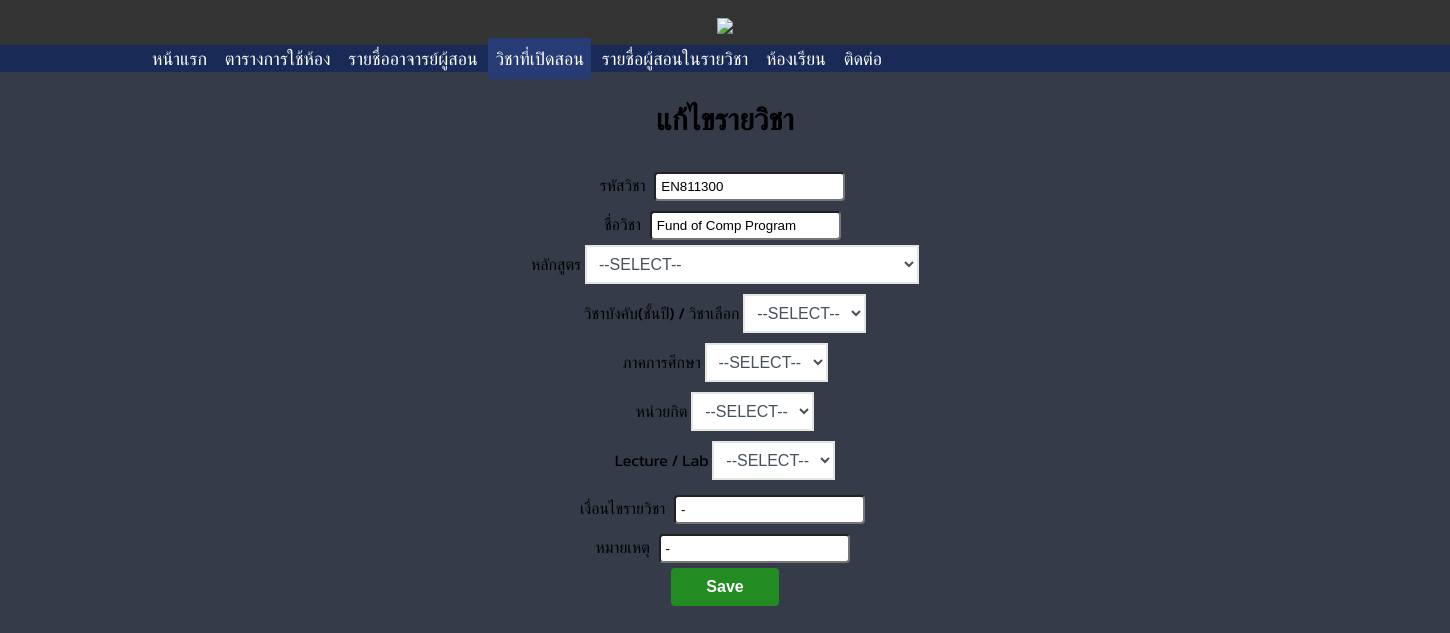
/courseEdit.php?id=4, run on the app's committed database.
### tables this page shows
CREATE TABLE `course` (
  `course_index` int(11) NOT NULL,
  `degree` varchar(50) NOT NULL,
  `course_id` varchar(10) NOT NULL,
  `course_name` varchar(50) NOT NULL,
  `course_weight` int(10) NOT NULL,
  `lec_lab` varchar(11) NOT NULL,
  `course_cond` varchar(50) NOT NULL,
  `course_option` varchar(50) NOT NULL,
  `semester` int(10) NOT NULL,
  `year_type` varchar(10) NOT NULL
);

### courseEdit.php (the view, shortened to what this page needs)
<?php
include('header.php');
?>
<div id="main-content" align='center'>
    <h2>แก้ไขรายวิชา</h2>
    <?php
    $courseID = $_GET['id'];
    $sql = "SELECT * FROM course WHERE course_index = '$courseID'";
    $result = mysqli_query($dbcon, $sql) or die("Query Unsuccessful");
    if (mysqli_num_rows($result) > 0) {
        while ($row = mysqli_fetch_assoc($result)) {
    ?>
            <form class="post-form" action="courseUpdate_P.php" method="post">
                <div class="form-group">
                    <label>รหัสวิชา</label>
                    <input type="text" name="cs_id" value="<?php echo  $row['course_id']; ?>">
                </div>
                <div class="form-group">
                    <label>ชื่อวิชา</label>
                    <input type="text" name="cs_name" value="<?php echo  $row['course_name']; ?>">
                </div>
                <div class="form-group">
                    <label>หลักสูตร</label>
                    <select name="degree">
                        <option value="" selected disabled>--Select--</option>
                    </select>
                </div>
                <div class="form-group">
                    <label>วิชาบังคับ(ชั้นปี) / วิชาเลือก</label>
                    <select name="year_type">
                        <option value="" selected disabled>--Select--</option>
                    </select>
                </div>
                <div class="form-group">
                    <label>ภาคการศึกษา</label>
                    <select name="semester">
                        <option value="" selected disabled>--Select--</option>
                    </select>
                </div>
                <div class="form-group">
                    <label>หน่วยกิต</label>
                    <select name="cs_weight">
                        <option value="" selected disabled>--Select--</option>
                    </select>
                </div>
                <div class="form-group">
                    <label>Lecture / Lab</label>
                    <select name="lec_lab">
                        <option value="" selected disabled>--Select--</option>
                    </select>
                </div>
                <div class="form-group">
                    <label>เงื่อนไขรายวิชา</label>
                    <input type="text" name="cs_cond" value="<?php echo  $row['course_cond']; ?>">
                </div>
                <div class="form-group">
                    <label>หมายเหตุ</label>
                    <input type="text" name="cs_option" value="<?php echo  $row['course_option']; ?>">
                </div>
                <input class="submit" type="submit" value="Save">
            </form>
    <?php }
    } ?>
</div>

### header.php (style rules this page uses)
body { font-family: 'Kanit', sans-serif; margin: 0; background-color: #353b48; }
h2 { font-size: 30px; }
select { border: 2px solid #E3E7E4; background-color: white; text-transform: uppercase; color: #47515c; padding: 8px 8px 8px 8px; width: auto; cursor: pointer; margin-bottom: 10px; font-size: 16px; }
select>option { font-family: 'Kanit', sans-serif; text-transform: uppercase; padding: 5px 0px; }
input[type=submit] { background-color: forestgreen; text-decoration: none; color: white; padding: 10px 35px 10px 35px; font-size: 16px; font-weight: bold; border: 0px solid #FF4500; cursor: pointer; border-radius: 4px; }
input[type=text] { width: inherit; padding: 5px; margin: 5px; border-radius: 4px; }

### data on the page
course: cs_id "EN811300", cs_name "Fund of Comp Program", cs_cond "-", cs_option "-"
